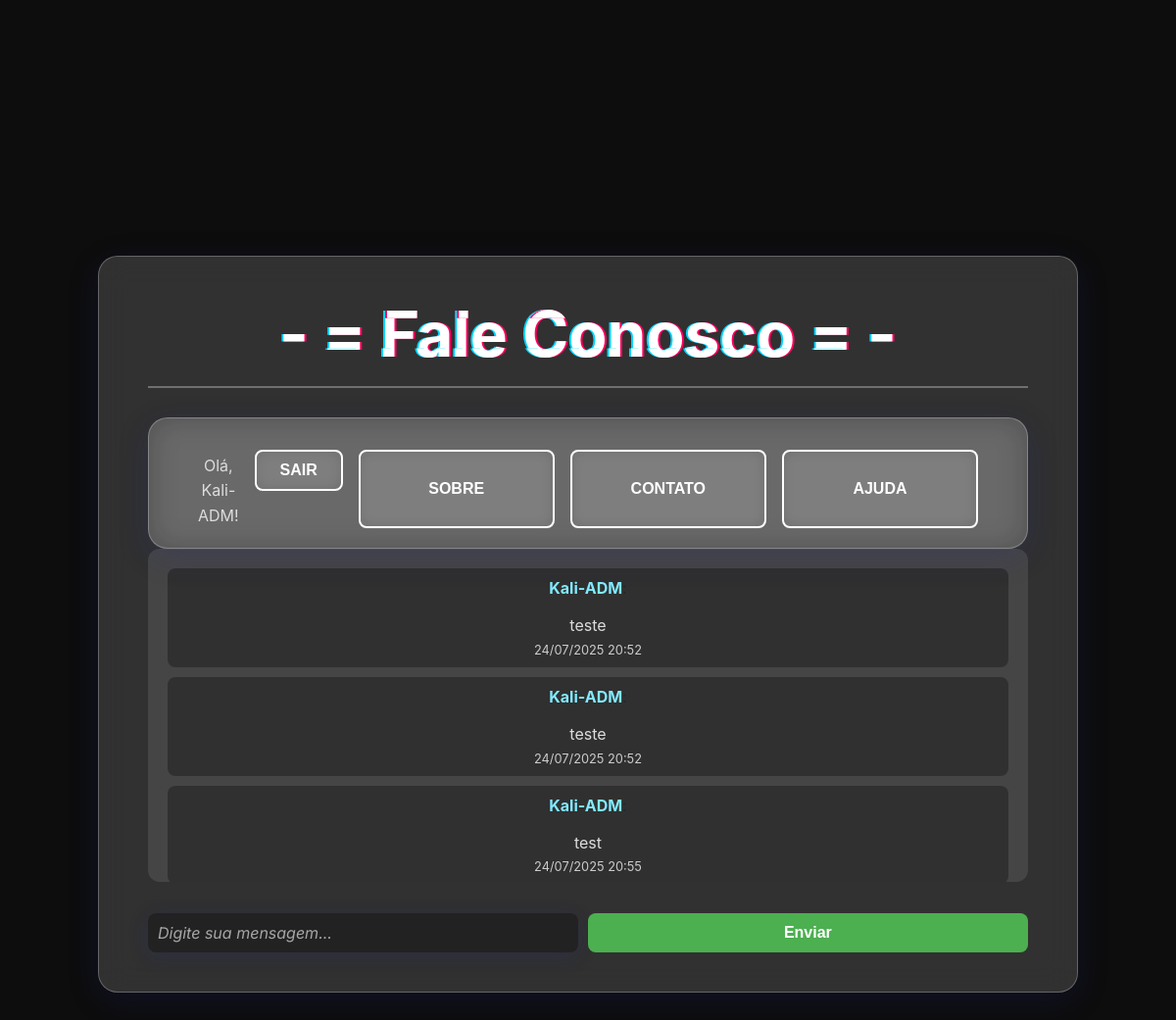
Page /Ajuda/chat/ (signed in) on the committed database.
### loja/models.py (models this page shows, shortened)
class Mensagem(models.Model):
    user = models.ForeignKey(User, on_delete=models.CASCADE)
    texto = models.TextField()
    criado_em = models.DateTimeField(auto_now_add=True)

### loja/views.py (the view)
@login_required
def Chat(request):
    if request.method == "POST":
        texto = request.POST.get("message", "").strip()
        if texto:
            Mensagem.objects.create(user=request.user, texto=texto)
        return redirect('chat')
    mensagens = Mensagem.objects.order_by('criado_em')  # busca todas mensagens ordenadas pelo tempo
    return render(request, "chat.html", {"mensagens": mensagens})

### loja/templates/chat.html (shortened to what this page needs)
{% load static %}
<!DOCTYPE html>
<html lang="pt-br">
<head>
    <link rel="stylesheet" href="{% static 'css/styles.css' %}" />
</head>
<body>
    <div class="glass-container">
        <h1 class="glitch" data-text="- = Fale Conosco = -">- = Fale Conosco = -</h1>
        <hr />
        <div class="cabecalho">
            {% if user.is_authenticated %}
                <p>Olá, {{ user.username }}!</p>
                <form action="{% url 'logout' %}" method="post">
                    <button type="submit">Sair</button>
                </form>
            {% else %}
                <button onclick="window.location.href='{% url 'login' %}';">Login</button>
                <button onclick="window.location.href='{% url 'register' %}';">Cadastro</button>
            {% endif %}
            <button>Sobre</button>
            <button>Contato</button>
            <button onclick="window.location.href='{% url 'Ajuda' %}';">Ajuda</button>
        </div>
        <div class="chat-container">
            <div class="chat-messages" id="chat-messages">
                {% if mensagens %}
                    {% for msg in mensagens %}
                        <div class="mensagem">
                            <strong>{{ msg.user.username }}</strong>: <p class="texto-menssagem">{{ msg.texto }}</p>
                            <span class="timestamp">{{ msg.criado_em|date:"d/m/Y H:i" }}</span>
                        </div>
                    {% endfor %}
                {% else %}
                    <p class="sem-mensagens">Nenhuma mensagem ainda.</p>
                {% endif %}
            </div>
            <form id="chat-form" class="chat-input-area" method="post" action="{% url 'enviar_mensagem' %}">
                <input type="text" id="message-input" name="message" placeholder="Digite sua mensagem..." autocomplete="off" required />
                <button type="submit">Enviar</button>
            </form>
        </div>
    </div>
</body>
</html>

### staticfiles/css/styles.css (style rules this page uses)
:root { --bg-color: #0d0d0d; --glass-bg: rgba(255, 255, 255, 0.15); --glass-border: rgba(255, 255, 255, 0.25); --text-color: #1f2937; --shadow: 0 8px 32px rgba(31, 38, 135, 0.2); --radius: 20px; --blur: blur(16px); }
body { margin: 0; padding: 0; background: var(--bg-color); font-family: 'SF Pro Display', 'Inter', 'Arial', sans-serif; min-height: 100vh; display: flex; align-items: center; justify-content: center; color: #fff; }
.glass-container { width: 100%; max-width: 1000px; min-height: 600px; padding: 40px 50px; border-radius: var(--radius); background: var(--glass-bg); backdrop-filter: var(--blur); -webkit-backdrop-filter: var(--blur); box-shadow: var(--shadow); border: 1px solid var(--glass-border); color: var(--text-color); text-align: center; box-sizing: border-box; }
.glass-container h1 { font-size: 4rem; color: #000000; margin: 0 0 10px 0; }
.glass-container h1.glitch { position: relative; color: #fff; animation: glitch 2s infinite; text-shadow: 2px 0 #ff005e, -2px 0 #00d4ff; }
.glass-container h1.glitch::before, .glass-container h1.glitch::after { content: attr(data-text); position: absolute; top: 0; left: 0; width: 100%; height: 100%; background: transparent; clip-path: polygon(0 0, 100% 0, 100% 30%, 0 30%); }
.glass-container h1.glitch::before { left: 2px; text-shadow: -2px 0 #ff005e; animation: glitch 2s infinite; }
.glass-container h1.glitch::after { left: -2px; top: auto; bottom: 0; clip-path: polygon(0 70%, 100% 70%, 100% 100%, 0 100%); text-shadow: -2px 0 #00d4ff; animation: glitch 2s infinite; }
.glass-container hr { margin: 15px 0 30px 0; border: 1px solid rgba(255,255,255,0.3); }
.glass-container p { font-size: 1rem; line-height: 1.6; color: #ddd; margin-bottom: 0; }
input, textarea, button { width: 100%; margin-top: 12px; padding: 14px; font-size: 1rem; border: none; border-radius: 12px; backdrop-filter: blur(8px); background: rgba(255, 255, 255, 0.2); color: #111; outline: none; box-sizing: border-box; }
input::placeholder, textarea::placeholder { color: #555; }
button { background: rgba(255, 255, 255, 0.4); cursor: pointer; transition: all 0.3s ease; font-weight: 600; }
.cabecalho { width: 100%; max-width: 1000px; padding: 20px 50px; border-radius: var(--radius); background: var(--glass-bg); backdrop-filter: var(--blur); -webkit-backdrop-filter: var(--blur); box-shadow: var(--shadow); border: 1px solid var(--glass-border); color: var(--text-color); display: flex; justify-content: center; gap: 16px; box-sizing: border-box; }
.cabecalho button { background: transparent; border: 2px solid #fff; color: #fff; padding: 10px 18px; font-size: 1rem; font-weight: 600; border-radius: 8px; cursor: pointer; transition: background-color 0.3s ease, color 0.3s ease, transform 0.2s ease; user-select: none; min-width: 90px; text-transform: uppercase; }
input, textarea { width: 100%; padding: 14px 20px; margin-top: 12px; font-size: 1rem; color: #111; background: rgba(255, 255, 255, 0.15); border: 1.5px solid rgba(255, 255, 255, 0.3); border-radius: 16px; backdrop-filter: blur(12px); -webkit-backdrop-filter: blur(12px); box-shadow: 0 4px 20px rgba(31, 38, 135, 0.2); outline: none; transition: border-color 0.3s ease, box-shadow 0.3s ease, background-color 0.3s ease; font-family: 'Inter', sans-serif; resize: vertical; }
input::placeholder, textarea::placeholder { color: rgba(255, 255, 255, 0.6); font-style: italic; }

### loja/templates/chat.html (style rules this page uses)
.chat-container { display: flex; flex-direction: column; gap: 20px; }
.chat-messages { background-color: rgba(255, 255, 255, 0.1); border-radius: 12px; padding: 20px; max-height: 300px; overflow-y: auto; }
.mensagem { padding: 10px; margin-bottom: 10px; border-radius: 8px; background-color: rgba(0, 0, 0, 0.3); }
.mensagem strong { color: #82eaff; }
.timestamp { display: block; font-size: 0.8em; color: #ccc; margin-top: 4px; }
.chat-input-area { display: flex; gap: 10px; }
.chat-input-area input[type="text"] { flex-grow: 1; padding: 10px; border-radius: 8px; border: none; outline: none; background-color: #222; color: white; }
.chat-input-area button { padding: 10px 20px; border-radius: 8px; border: none; background-color: #4CAF50; color: white; cursor: pointer; transition: background-color 0.2s; }
.glitch { color: #fff; font-size: 2em; text-align: center; }

### rows in the picture
Mensagem: user.username "Kali-ADM", texto "teste", criado_em "24/07/2025 20:52"
Mensagem: user.username "Kali-ADM", texto "teste", criado_em "24/07/2025 20:52"
Mensagem: user.username "Kali-ADM", texto "test", criado_em "24/07/2025 20:55"

### other values in the picture
{{ user.username }} "Kali-ADM"
